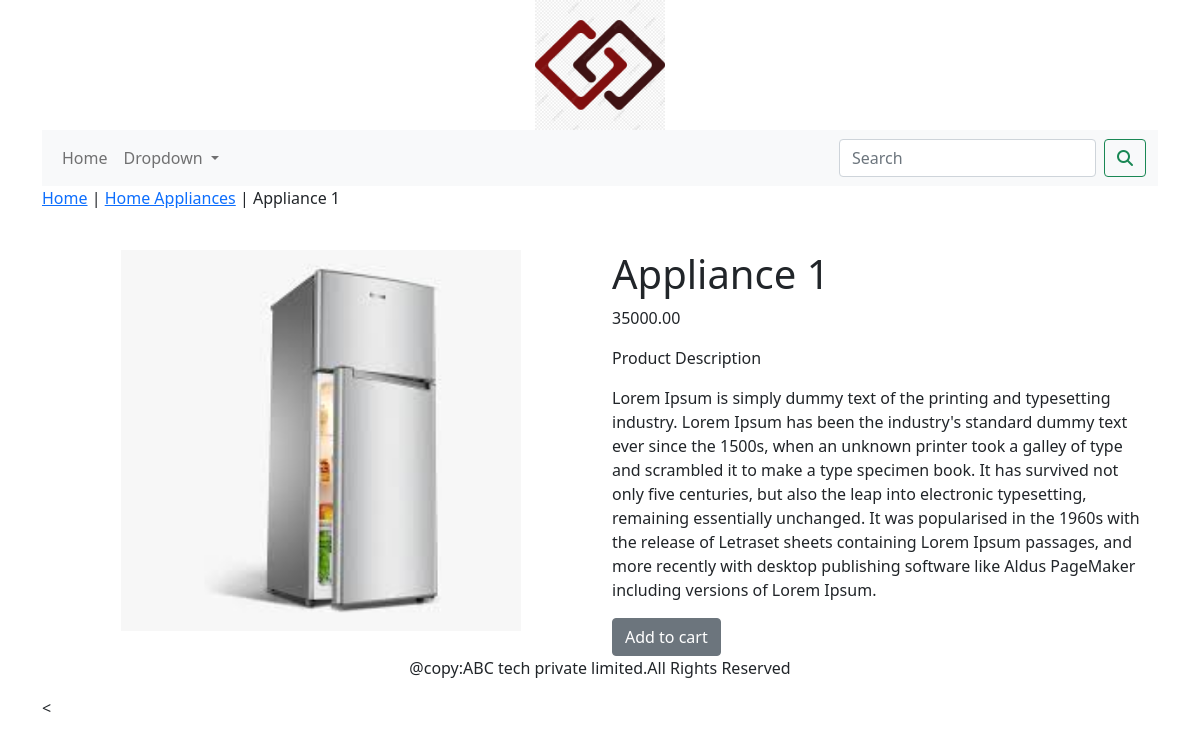
/ecommerceapp/home-appliances/appliance-1/, run on the app's committed database.
### ecommerceapp/models.py (models this page shows, shortened)
class Product(models.Model):
    name = models.CharField(max_length=250, unique=True)
    slug = models.SlugField(max_length=250, unique=True)
    description = models.TextField(blank=True)
    image = models.ImageField(upload_to='product', blank=True)
    price = models.DecimalField(max_digits=10, decimal_places=2)
    category = models.ForeignKey(Category, on_delete=models.CASCADE)
    stock = models.IntegerField()
    available = models.BooleanField(default=True)
    created = models.DateField(auto_now_add=True)
    updated = models.DateField(auto_now=True)
    class Meta:
        ordering = ('name',)
        verbose_name = 'product'
        verbose_name_plural = 'products'

class Category(models.Model):
    name = models.CharField(max_length=250, unique=True)
    slug = models.SlugField(max_length=250, unique=True)
    description = models.TextField(blank=True)
    image = models.ImageField(upload_to='category', blank=True)
    class Meta:
        ordering = ('name',)
        verbose_name = 'category'
        verbose_name_plural = 'categories'
    def get_url(self):
        return reverse('ecommerceapp:products_by_category', args=[self.slug])
    def __str__(self):
        return '{}'.format(self.name)

### ecommerceapp/views.py (the view)
# urls.py: path('<slug:c_slug>/<slug:product_slug>/', views.proDetail, name='prodCatDetail'),
def proDetail(request, c_slug, product_slug):
    try:
        product = Product.objects.get(category__slug=c_slug, slug=product_slug)
    except Exception as e:
        raise e
    return render(request, 'product.html', {'product': product})

### cart/context_processors.py (called while the page is built)
def counter(request):
    item_count = 0
    if 'admin' in request.path:
        return {}
    else:
        try:
            cart=Cart.objects.filter(cart_id=_cart_id(request))
            cart_items=CartItem.objects.all().filter(cart=cart[:1])
            for cart_item in cart_items:
                item_count += cart_item.quantity
        except Cart.DoesNotExist:
            item_count = 0
    return dict(item_count=item_count)

### cart/views.py (called while the page is built)
def _cart_id(request):
    cart = request.session.session_key
    if not cart:
        cart = request.session.create()
    return cart

### ecommerceapp/context_processors.py (called while the page is built)
def menu_links(request):
    links = Category.objects.all()
    return dict(links=links)

### templates/product.html (shortened to what this page needs)
{% extends 'base.html' %}
{% load static %}
{% block content %}
<div class="row my_prod-row">
    <div class="mx_auto">
        <p><a href="{% url 'ecommerceapp:allProdCat' %}">Home</a> | <a href="{{product.category.get_url}}">{{product.category}}</a> | {{product.name}} </p>
    </div>
</div>
<div class="container">
<br>
<div class="row">
    <div class="col-12 col-sm-12 col-md-12 col-lg-6 text-center">
        <div>
            <img src="{{product.image.url}}" alt="{{product.name}}" style="width:400px;">
        </div>
    </div>
        <div class="col-12 col-sm-12 col-md-12 col-lg-6">
 <div>
            <h1 class="my_prod-title">{{product.name}}</h1>
            <p>{{product.price}}</p>
            <p>Product Description</p>
            <p class="text-justify my_prod_text">{{product.description}}</p>
             {% if product.stock <= 0 %}
            <p><b>Out of stock</b></p>
            {% else %}
            <a class="btn btn-secondary" href="{% url 'cart:add_cart' product.id %}">Add to cart</a>
            {% endif %}
        </div>
    </div>
</div>
</div>
{% endblock %}

### data on the page
Product: category "Home Appliances", name "Appliance 1", image (picture), price "35000.00", description "Lorem Ipsum is simply dummy text of the printing and typesetting industry. Lorem Ipsum has been the industry's standard dummy text ever since the 1500s, when an unknown printer took a galley of type and scrambled it to make a type specimen book. It has survived not only five centuries, but also the leap into electronic typesetting, remaining essentially unchanged. It was popularised in the 1960s with the release of Letraset sheets containing Lorem Ipsum passages, and more recently with desktop publishing software like Aldus PageMaker including versions of Lorem Ipsum."
